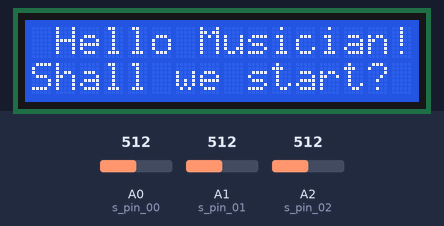
The sketch below on a simulated Arduino Uno, built with avr-gcc and run on an emulated ATmega328P. Shown: 16×2 character LCD. The test bench sets the inputs (shaded band); at power-on: A0 (s_pin_00) = 512, A1 (s_pin_01) = 512, A2 (s_pin_02) = 512. What the sketch prints to the serial monitor is not drawn.

Above: at 1.2 s.
1.3 s: A0 (s_pin_00) set to 1010
2.8 s: A0 (s_pin_00) set to 1023
At 3.8 s:
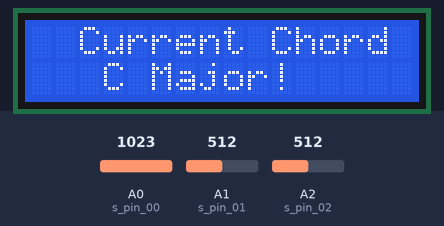
4.6 s: A0 (s_pin_00) set to 900
At 5.2 s:
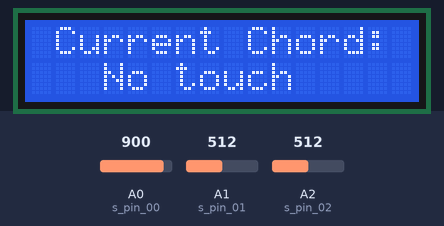
6.1 s: A1 (s_pin_01) set to 1011
7.6 s: A1 (s_pin_01) set to 1023
At 8.3 s:
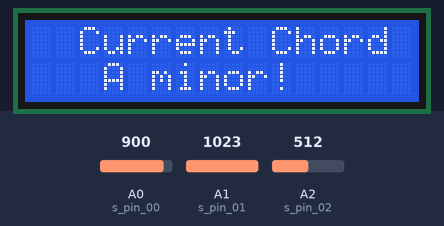
9.3 s: A2 (s_pin_02) set to 1015
10.8 s: A2 (s_pin_02) set to 1023
At 12.3 s:
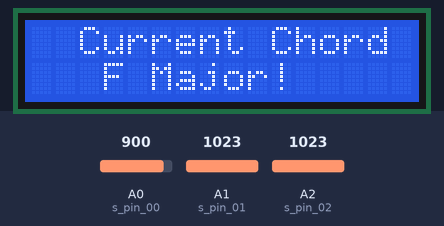
Timing chart, 0 to 13.4 s (numbered marks = the images above; inputs shaded):
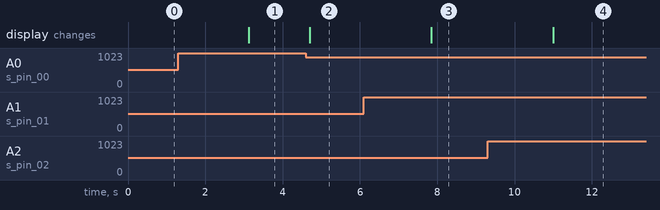

Measured:
- the behaviour switches between 1022 and 1023 on A0 (s_pin_00) (found by bisection; images 0 and 1)
- the behaviour switches between 1022 and 1023 on A1 (s_pin_01) (found by bisection; images 2 and 3)
- the behaviour switches between 1022 and 1023 on A2 (s_pin_02) (found by bisection; images 3 and 4)
- after the input at 1.3 s, every drawn part: stays the same
- after the input at 2.8 s, the display: changes after 0.32 s (image 1)
- after the input at 4.6 s, the display: changes after 0.10 s (image 2)
- after the input at 6.1 s, every drawn part: stays the same
- after the input at 7.6 s, the display: changes after 0.25 s (image 3)
- after the input at 9.3 s, every drawn part: stays the same
- after the input at 10.8 s, the display: changes after 0.19 s (image 4)

The sketch:

ukulele_chords_detect.ino
```cpp
#include <Wire.h>
#include <LiquidCrystal_I2C.h>

LiquidCrystal_I2C lcd(0x27,16,2);  // set the LCD address to 0x27 for a 16 chars and 2 line display
int s_pin_00 = A0;
int s_pin_01 = A1;
int s_pin_02 = A2;

int sensor_value_00 = 0;  // value read from the pot
int sensor_value_01 = 0;  // value read from the pot
int sensor_value_02 = 0;
bool has_start = false; // value whether a song begins

void setup() {
  // put your setup code here, to run once:
  lcd.init();                      // initialize the lcd
  lcd.backlight();
  lcd.backlight ();
  lcd.setCursor (1,0);
  lcd.print ("Hello Musician!"); // LED print Hello Musician!
  lcd.setCursor (0,1);
  lcd.print ("Shall we start?");
  Serial.begin(9600); // initialize serial communications at 9600 bps:
  pinMode(s_pin_00,INPUT); // set the digital pin as input
  pinMode(s_pin_01,INPUT);
  pinMode(s_pin_02,INPUT);

}

void loop() {
  // put your main code here, to run repeatedly
  // sensor values range [0, 1023].   1023 = 2^10 - 1
  sensor_value_00 = analogRead(s_pin_00);  // A0
  sensor_value_01 = analogRead(s_pin_01);  // A1
  sensor_value_02 = analogRead(s_pin_02);  // A2

  Serial.println(sensor_value_00);
  detectChord();

}

// function of detecting chords.
String detectChord() {
  if(sensor_value_00 == 1023) {
    has_start = true;
    lcd.clear();
    lcd.setCursor (2,0);
    lcd.print ("Current Chord");
    lcd.setCursor (3,1);
    lcd.print("C Major!");
  } else if (sensor_value_01 == 1023) {
    has_start = true;
    lcd.clear();
    lcd.setCursor (2,0);
    lcd.print ("Current Chord");
    lcd.setCursor (3,1);
    if (sensor_value_02 == 1023) {
      lcd.print("F Major!");
    } else {
      lcd.print("A minor!");
    }
  } else {     // Nothing
    if (has_start == true) {
      lcd.clear();
      lcd.setCursor (1,0);
      lcd.print ("Current Chord:");
      lcd.setCursor (3,1);
      lcd.print ("No touch");
    }

  }
  delay(500);
}
```
